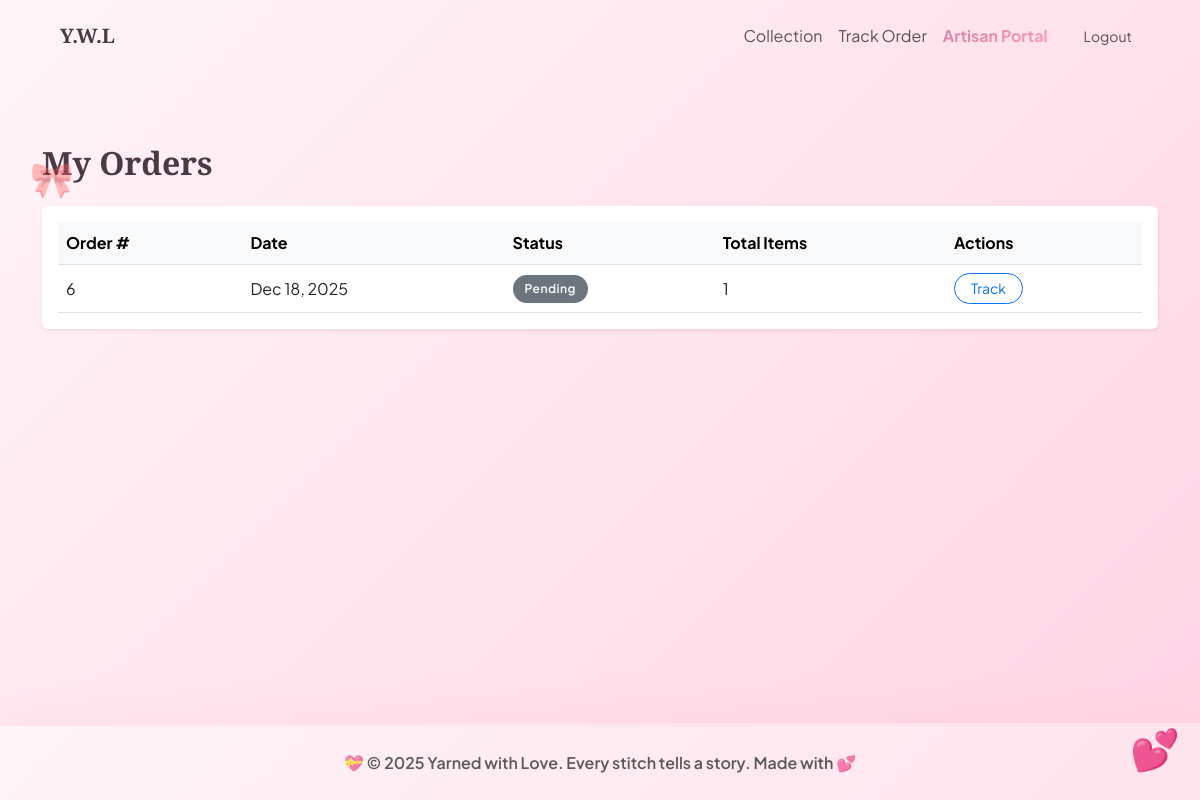
/my-orders/ (signed in), run on an earlier commit of the app's database.
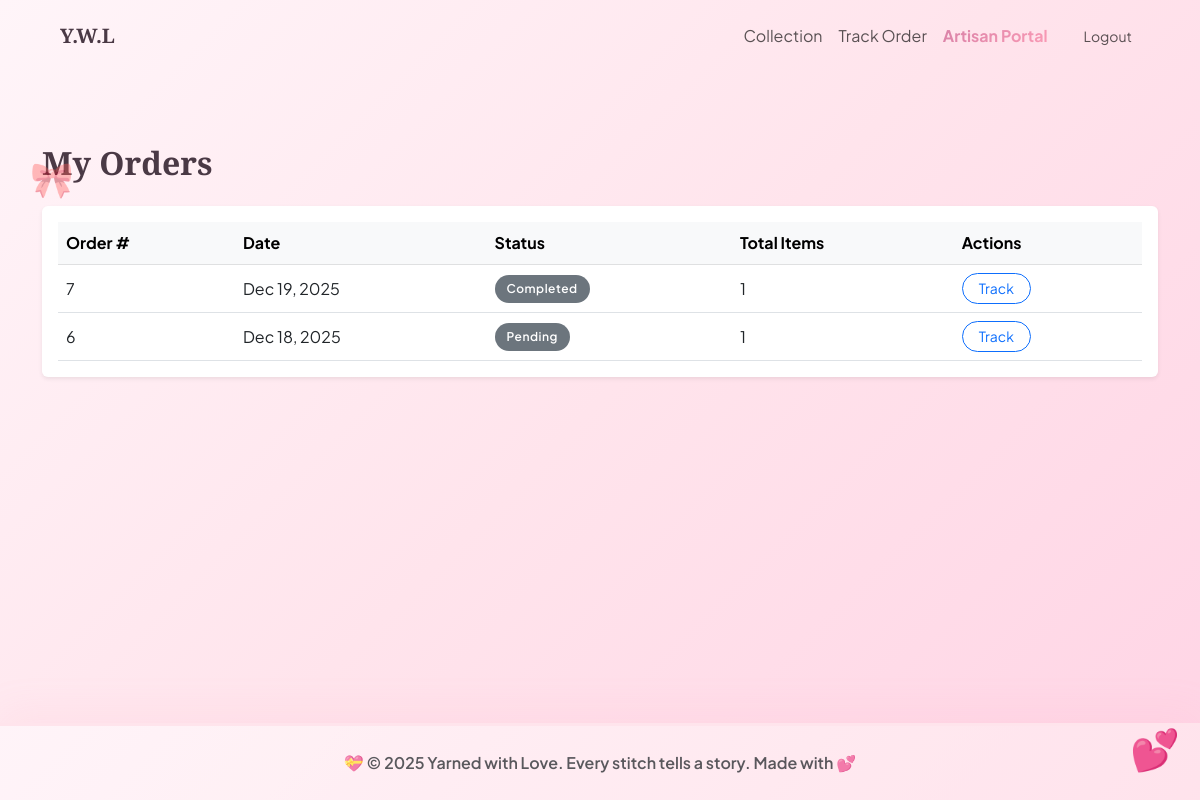
And on a later commit of the database.
### store/models.py (models this page shows, shortened)
class Order(models.Model):
    STATUS_CHOICES = [
        ('PENDING', 'Pending'),
        ('IN_PROGRESS', 'In Progress'),
        ('FINISHING', 'Finishing Touches'),
        ('READY', 'Ready for Shipping'),
        ('SHIPPED', 'Shipped'),
        ('COMPLETED', 'Completed'),
        ('CANCELLED', 'Cancelled'),
    ]
    customer = models.ForeignKey(settings.AUTH_USER_MODEL, on_delete=models.CASCADE, related_name='orders')
    status = models.CharField(max_length=20, choices=STATUS_CHOICES, default='PENDING')
    customization_notes = models.TextField(blank=True, help_text="Special requests from the customer")
    created_at = models.DateTimeField(auto_now_add=True)
    updated_at = models.DateTimeField(auto_now=True)
    tracking_id = models.UUIDField(default=uuid.uuid4, editable=False, unique=True)
    class Meta:
        ordering = ['-created_at']
        indexes = [
            models.Index(fields=['customer', '-created_at']),
            models.Index(fields=['tracking_id']),
            models.Index(fields=['status']),
        ]
    def get_total_price(self):
        return sum(item.price_at_purchase * item.quantity for item in self.items.all())

### store/views.py (the view)
# urls.py: path('my-orders/', views.my_orders, name='my_orders'),
@login_required
def my_orders(request):
    orders = Order.objects.filter(customer=request.user).prefetch_related('items__product')
    for order in orders:
        order.total_price = order.get_total_price()
    return render(request, 'store/my_orders.html', {'orders': orders})

### templates/store/my_orders.html (shortened to what this page needs)
{% extends 'base.html' %}
{% block content %}
<div class="container py-5">
    <div class="row mt-4">
        <div class="col-12">
            <h2 class="mb-4 display-text">My Orders</h2>
            {% if orders %}
            <div class="table-responsive bg-white rounded shadow-sm p-3">
                <table class="table table-hover align-middle mb-0">
                    <thead class="table-light">
                        <tr>
                            <th>Order #</th>
                            <th>Date</th>
                            <th>Status</th>
                            <th>Total Items</th>
                            <th>Actions</th>
                        </tr>
                    </thead>
                    <tbody>
                        {% for order in orders %}
                        <tr>
                            <td>{{ order.id }}</td>
                            <td>{{ order.created_at|date:"M d, Y" }}</td>
                            <td><span class="badge bg-secondary">{{ order.get_status_display }}</span></td>
                            <td>{{ order.items.count }}</td>
                            <td>
                                <a href="{% url 'order_tracking' order.tracking_id %}"
                                    class="btn btn-sm btn-outline-primary rounded-pill px-3">Track</a>
                            </td>
                        </tr>
                        {% endfor %}
                    </tbody>
                </table>
            </div>
            {% else %}
            <div class="alert alert-light border text-center py-5">
                <p class="mb-3">You haven't placed any orders yet.</p>
                <a href="{% url 'product_list' %}" class="btn btn-main">Go shop!</a>
            </div>
            {% endif %}
        </div>
    </div>
</div>
{% endblock %}

What changed in the data, as far as the page shows it:
added Order: id "7", created_at "Dec 19, 2025", status "Completed", items.count "1"
